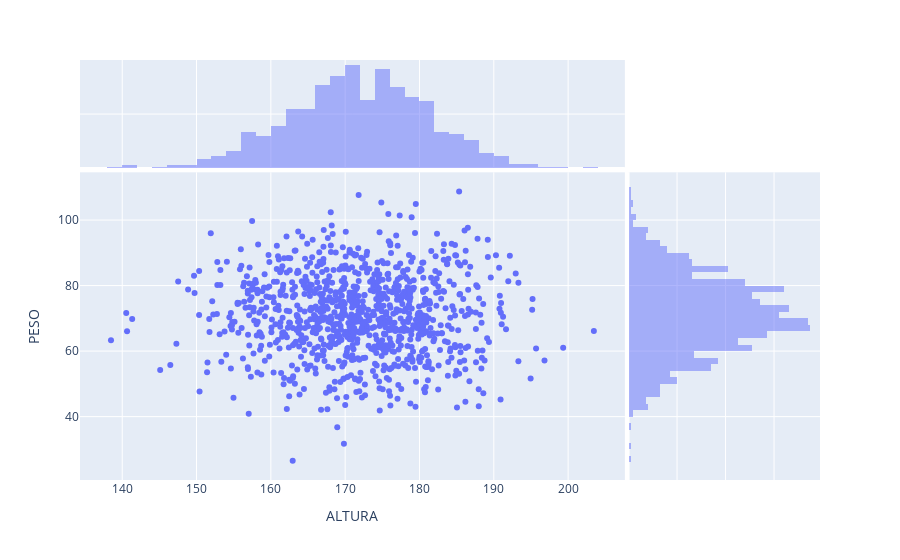

Write notebook code for a chart like this one.
### Code cell
import plotly.express as px
px.scatter(tips,x='ALTURA',y='PESO',
          marginal_x='histogram',
          marginal_y='histogram')

### Figure 1 — Plotly figure (JSON) as saved in the notebook; plotly's stock layout.template omitted (floating-point values rounded to 4 significant figures; data arrays with more than 128 entries replaced by an {"elided": "..."} marker saying what was removed)
{"data": [{"hovertemplate": "ALTURA=%{x}<br>PESO=%{y}<extra></extra>", "legendgroup": "", "marker": {"color": "#636efa", "symbol": "circle"}, "mode": "markers", "name": "", "orientation": "v", "showlegend": false, "type": "scatter", "x": {"elided": "1000 float values"}, "xaxis": "x", "y": {"elided": "1000 float values"}, "yaxis": "y"}, {"alignmentgroup": "True", "bingroup": "x", "hovertemplate": "ALTURA=%{x}<br>count=%{y}<extra></extra>", "legendgroup": "", "marker": {"color": "#636efa"}, "name": "", "offsetgroup": "", "opacity": 0.5, "showlegend": false, "type": "histogram", "x": {"elided": "1000 float values"}, "xaxis": "x3", "yaxis": "y3"}, {"alignmentgroup": "True", "bingroup": "y", "hovertemplate": "PESO=%{y}<br>count=%{x}<extra></extra>", "legendgroup": "", "marker": {"color": "#636efa"}, "name": "", "offsetgroup": "", "opacity": 0.5, "showlegend": false, "type": "histogram", "xaxis": "x2", "y": {"elided": "1000 float values"}, "yaxis": "y2"}], "layout": {"barmode": "overlay", "legend": {"tracegroupgap": 0}, "margin": {"t": 60}, "xaxis": {"anchor": "y", "domain": [0, 0.7363], "title": {"text": "ALTURA"}}, "xaxis2": {"anchor": "y2", "domain": [0.7413, 1], "matches": "x2", "showgrid": true, "showline": false, "showticklabels": false, "ticks": ""}, "xaxis3": {"anchor": "y3", "domain": [0, 0.7363], "matches": "x", "showgrid": true, "showticklabels": false}, "xaxis4": {"anchor": "y4", "domain": [0.7413, 1], "matches": "x2", "showgrid": true, "showline": false, "showticklabels": false, "ticks": ""}, "yaxis": {"anchor": "x", "domain": [0, 0.7326], "title": {"text": "PESO"}}, "yaxis2": {"anchor": "x2", "domain": [0, 0.7326], "matches": "y", "showgrid": true, "showticklabels": false}, "yaxis3": {"anchor": "x3", "domain": [0.7426, 1], "matches": "y3", "showgrid": true, "showline": false, "showticklabels": false, "ticks": ""}, "yaxis4": {"anchor": "x4", "domain": [0.7426, 1], "matches": "y3", "showgrid": true, "showline": false, "showticklabels": false, "ticks": ""}}}
